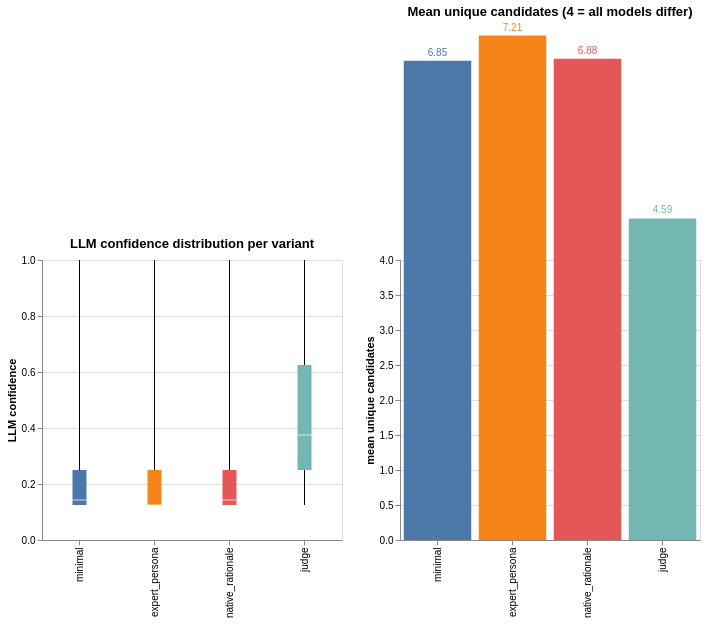

The code cell stored with this chart in its notebook:
### Markdown cell above
## §2 — Within Prompt × Across Services
_Cross-service agreement per prompt variant_

For each prompt variant independently: how much do the eight LLM services agree on the same translation? High agreement means all models converge on the same answer when asked the same way. Low agreement means models have genuinely different outputs regardless of the prompt.

Key metric: **LLM confidence** = fraction of services agreeing on the most common translation within a (language, variant).

### Code cell
plot_data = scored_df[scored_df['llm_total_services'] > 0].copy()

box = alt.Chart(plot_data).mark_boxplot(extent='min-max').encode(
    x=alt.X('prompt_variant:N', sort=VARIANTS, title=None),
    y=alt.Y('llm_confidence:Q', scale=alt.Scale(domain=[0, 1]),
            title='LLM confidence'),
    color=alt.Color('prompt_variant:N', sort=VARIANTS, legend=None),
    tooltip=['prompt_variant:N', 'llm_confidence:Q'],
).properties(width=300, height=280,
             title='LLM confidence distribution per variant')

cands = (plot_data.groupby('prompt_variant')['llm_unique_candidates']
         .mean().reset_index()
         .rename(columns={'llm_unique_candidates': 'mean_unique_candidates'}))
bar = alt.Chart(cands).mark_bar().encode(
    x=alt.X('prompt_variant:N', sort=VARIANTS, title=None),
    y=alt.Y('mean_unique_candidates:Q', title='mean unique candidates',
            scale=alt.Scale(domain=[0, 4])),
    color=alt.Color('prompt_variant:N', sort=VARIANTS, legend=None),
    tooltip=['prompt_variant:N',
             alt.Tooltip('mean_unique_candidates:Q', format='.2f')],
).properties(width=300, height=280,
             title='Mean unique candidates (4 = all models differ)')
bar_text = bar.mark_text(dy=-8, fontSize=10).encode(
    text=alt.Text('mean_unique_candidates:Q', format='.2f'))

box | (bar + bar_text)

### Figure 1 — Vega specification as saved in the notebook (floating-point values rounded to 4 significant figures)
{"$schema": "https://vega.github.io/schema/vega/v6.json", "data": [{"name": "source_0"}, {"name": "data_0"}, {"name": "data_2", "values": [{"lower_box_llm_confidence": 0.125, "lower_whisker_llm_confidence": 0.125, "mid_box_llm_confidence": 0.1429, "prompt_variant": "minimal", "upper_box_llm_confidence": 0.25, "upper_whisker_llm_confidence": 1.0}, {"lower_box_llm_confidence": 0.125, "lower_whisker_llm_confidence": 0.125, "mid_box_llm_confidence": 0.125, "prompt_variant": "expert_persona", "upper_box_llm_confidence": 0.25, "upper_whisker_llm_confidence": 1.0}, {"lower_box_llm_confidence": 0.125, "lower_whisker_llm_confidence": 0.125, "mid_box_llm_confidence": 0.1429, "prompt_variant": "native_rationale", "upper_box_llm_confidence": 0.25, "upper_whisker_llm_confidence": 1.0}, {"lower_box_llm_confidence": 0.25, "lower_whisker_llm_confidence": 0.125, "mid_box_llm_confidence": 0.375, "prompt_variant": "judge", "upper_box_llm_confidence": 0.625, "upper_whisker_llm_confidence": 1.0}]}, {"name": "data_3", "values": [{"lower_box_llm_confidence": 0.125, "lower_whisker_llm_confidence": 0.125, "mid_box_llm_confidence": 0.1429, "prompt_variant": "minimal", "upper_box_llm_confidence": 0.25, "upper_whisker_llm_confidence": 1.0}, {"lower_box_llm_confidence": 0.125, "lower_whisker_llm_confidence": 0.125, "mid_box_llm_confidence": 0.125, "prompt_variant": "expert_persona", "upper_box_llm_confidence": 0.25, "upper_whisker_llm_confidence": 1.0}, {"lower_box_llm_confidence": 0.125, "lower_whisker_llm_confidence": 0.125, "mid_box_llm_confidence": 0.1429, "prompt_variant": "native_rationale", "upper_box_llm_confidence": 0.25, "upper_whisker_llm_confidence": 1.0}, {"lower_box_llm_confidence": 0.25, "lower_whisker_llm_confidence": 0.125, "mid_box_llm_confidence": 0.375, "prompt_variant": "judge", "upper_box_llm_confidence": 0.625, "upper_whisker_llm_confidence": 1.0}]}, {"name": "data_4"}, {"name": "data_6", "values": [{"lower_box_llm_confidence": 0.125, "lower_whisker_llm_confidence": 0.125, "mid_box_llm_confidence": 0.1429, "prompt_variant": "minimal", "upper_box_llm_confidence": 0.25, "upper_whisker_llm_confidence": 1.0}, {"lower_box_llm_confidence": 0.125, "lower_whisker_llm_confidence": 0.125, "mid_box_llm_confidence": 0.125, "prompt_variant": "expert_persona", "upper_box_llm_confidence": 0.25, "upper_whisker_llm_confidence": 1.0}, {"lower_box_llm_confidence": 0.125, "lower_whisker_llm_confidence": 0.125, "mid_box_llm_confidence": 0.1429, "prompt_variant": "native_rationale", "upper_box_llm_confidence": 0.25, "upper_whisker_llm_confidence": 1.0}, {"lower_box_llm_confidence": 0.25, "lower_whisker_llm_confidence": 0.125, "mid_box_llm_confidence": 0.375, "prompt_variant": "judge", "upper_box_llm_confidence": 0.625, "upper_whisker_llm_confidence": 1.0}]}, {"name": "data_7", "values": [{"lower_box_llm_confidence": 0.125, "lower_whisker_llm_confidence": 0.125, "mid_box_llm_confidence": 0.1429, "prompt_variant": "minimal", "upper_box_llm_confidence": 0.25, "upper_whisker_llm_confidence": 1.0}, {"lower_box_llm_confidence": 0.125, "lower_whisker_llm_confidence": 0.125, "mid_box_llm_confidence": 0.125, "prompt_variant": "expert_persona", "upper_box_llm_confidence": 0.25, "upper_whisker_llm_confidence": 1.0}, {"lower_box_llm_confidence": 0.125, "lower_whisker_llm_confidence": 0.125, "mid_box_llm_confidence": 0.1429, "prompt_variant": "native_rationale", "upper_box_llm_confidence": 0.25, "upper_whisker_llm_confidence": 1.0}, {"lower_box_llm_confidence": 0.25, "lower_whisker_llm_confidence": 0.125, "mid_box_llm_confidence": 0.375, "prompt_variant": "judge", "upper_box_llm_confidence": 0.625, "upper_whisker_llm_confidence": 1.0}]}, {"name": "source_1"}, {"name": "data_9", "values": [{"mean_unique_candidates": 7.206, "mean_unique_candidates_end": 7.206, "mean_unique_candidates_start": 0.0, "prompt_variant": "expert_persona"}, {"mean_unique_candidates": 4.593, "mean_unique_candidates_end": 4.593, "mean_unique_candidates_start": 0.0, "prompt_variant": "judge"}, {"mean_unique_candidates": 6.848, "mean_unique_candidates_end": 6.848, "mean_unique_candidates_start": 0.0, "prompt_variant": "minimal"}, {"mean_unique_candidates": 6.875, "mean_unique_candidates_end": 6.875, "mean_unique_candidates_start": 0.0, "prompt_variant": "native_rationale"}]}, {"name": "data_10", "values": [{"mean_unique_candidates": 7.206, "prompt_variant": "expert_persona"}, {"mean_unique_candidates": 4.593, "prompt_variant": "judge"}, {"mean_unique_candidates": 6.848, "prompt_variant": "minimal"}, {"mean_unique_candidates": 6.875, "prompt_variant": "native_rationale"}]}, {"name": "data_4_color_domain_prompt_variant_0", "values": [{"prompt_variant": "minimal", "sort_field": 0.0}, {"prompt_variant": "expert_persona", "sort_field": 1.0}, {"prompt_variant": "native_rationale", "sort_field": 2.0}, {"prompt_variant": "judge", "sort_field": 3.0}]}, {"name": "source_1_color_domain_prompt_variant_1", "values": [{"prompt_variant": "expert_persona", "sort_field": 1.0}, {"prompt_variant": "judge", "sort_field": 3.0}, {"prompt_variant": "minimal", "sort_field": 0.0}, {"prompt_variant": "native_rationale", "sort_field": 2.0}]}, {"name": "data_0_concat_0_x_domain_prompt_variant_0", "values": [{"prompt_variant": "minimal", "sort_field": 0.0}, {"prompt_variant": "expert_persona", "sort_field": 1.0}, {"prompt_variant": "native_rationale", "sort_field": 2.0}, {"prompt_variant": "judge", "sort_field": 3.0}]}, {"name": "data_4_concat_0_x_domain_prompt_variant_1", "values": [{"prompt_variant": "minimal", "sort_field": 0.0}, {"prompt_variant": "expert_persona", "sort_field": 1.0}, {"prompt_variant": "native_rationale", "sort_field": 2.0}, {"prompt_variant": "judge", "sort_field": 3.0}]}, {"name": "source_1_concat_1_x_domain_prompt_variant", "values": [{"prompt_variant": "expert_persona", "sort_field": 1.0}, {"prompt_variant": "judge", "sort_field": 3.0}, {"prompt_variant": "minimal", "sort_field": 0.0}, {"prompt_variant": "native_rationale", "sort_field": 2.0}]}], "signals": [{"name": "childWidth", "value": 300}], "marks": [{"type": "group", "name": "concat_0_group", "encode": {"update": {"height": {"signal": "height"}, "width": {"signal": "childWidth"}}}, "marks": [{"type": "rule", "name": "concat_0_layer_0_marks", "from": {"data": "data_2"}, "encode": {"update": {"tooltip": {"signal": "{\"Max of LLM confidence\": format(datum[\"upper_whisker_llm_confidence\"], \"\"), \"Q3 of LLM confidence\": format(datum[\"upper_box_llm_confidence\"], \"\"), \"Median of LLM confidence\": format(datum[\"mid_box_llm_confidence\"], \"\"), \"Q1 of LLM confidence\": format(datum[\"lower_box_llm_confidence\"], \"\"), \"Min of LLM confidence\": format(datum[\"lower_whisker_llm_confidence\"], \"\"), \"prompt_variant\": isValid(datum[\"prompt_variant\"]) ? datum[\"prompt_variant\"] : \"\"+datum[\"prompt_variant\"]}"}, "y2": {"field": "lower_box_llm_confidence", "scale": "concat_0_y"}, "stroke": {"value": "black"}, "x": {"field": "prompt_variant", "scale": "concat_0_x", "band": 0.5}, "y": {"field": "lower_whisker_llm_confidence", "scale": "concat_0_y"}}}, "style": ["rule", "boxplot-rule"], "aria": false}, {"type": "rule", "name": "concat_0_layer_1_marks", "from": {"data": "data_3"}, "encode": {"update": {"y": {"field": "upper_box_llm_confidence", "scale": "concat_0_y"}, "y2": {"field": "upper_whisker_llm_confidence", "scale": "concat_0_y"}, "tooltip": {"signal": "{\"Max of LLM confidence\": format(datum[\"upper_whisker_llm_confidence\"], \"\"), \"Q3 of LLM confidence\": format(datum[\"upper_box_llm_confidence\"], \"\"), \"Median of LLM confidence\": format(datum[\"mid_box_llm_confidence\"], \"\"), \"Q1 of LLM confidence\": format(datum[\"lower_box_llm_confidence\"], \"\"), \"Min of LLM confidence\": format(datum[\"lower_whisker_llm_confidence\"], \"\"), \"prompt_variant\": isValid(datum[\"prompt_variant\"]) ? datum[\"prompt_variant\"] : \"\"+datum[\"prompt_variant\"]}"}, "x": {"field": "prompt_variant", "scale": "concat_0_x", "band": 0.5}, "stroke": {"value": "black"}}}, "aria": false, "style": ["rule", "boxplot-rule"]}, {"type": "rect", "name": "concat_0_layer_2_marks", "from": {"data": "data_6"}, "encode": {"update": {"y2": {"field": "upper_box_llm_confidence", "scale": "concat_0_y"}, "fill": {"field": "prompt_variant", "scale": "color"}, "xc": {"field": "prompt_variant", "scale": "concat_0_x", "band": 0.5}, "y": {"field": "lower_box_llm_confidence", "scale": "concat_0_y"}, "tooltip": {"signal": "{\"Max of LLM confidence\": format(datum[\"upper_whisker_llm_confidence\"], \"\"), \"Q3 of LLM confidence\": format(datum[\"upper_box_llm_confidence\"], \"\"), \"Median of LLM confidence\": format(datum[\"mid_box_llm_confidence\"], \"\"), \"Q1 of LLM confidence\": format(datum[\"lower_box_llm_confidence\"], \"\"), \"Min of LLM confidence\": format(datum[\"lower_whisker_llm_confidence\"], \"\"), \"prompt_variant\": isValid(datum[\"prompt_variant\"]) ? datum[\"prompt_variant\"] : \"\"+datum[\"prompt_variant\"]}"}, "width": {"value": 14}}}, "style": ["bar", "boxplot-box"]}, {"type": "rect", "name": "concat_0_layer_3_marks", "from": {"data": "data_7"}, "encode": {"update": {"opacity": {"value": 0.7}, "fill": [{"field": "prompt_variant", "scale": "color", "test": "datum['lower_box_llm_confidence'] >= datum['upper_box_llm_confidence']"}, {"value": "white"}], "tooltip": {"signal": "{\"Max of LLM confidence\": format(datum[\"upper_whisker_llm_confidence\"], \"\"), \"Q3 of LLM confidence\": format(datum[\"upper_box_llm_confidence\"], \"\"), \"Median of LLM confidence\": format(datum[\"mid_box_llm_confidence\"], \"\"), \"Q1 of LLM confidence\": format(datum[\"lower_box_llm_confidence\"], \"\"), \"Min of LLM confidence\": format(datum[\"lower_whisker_llm_confidence\"], \"\"), \"prompt_variant\": isValid(datum[\"prompt_variant\"]) ? datum[\"prompt_variant\"] : \"\"+datum[\"prompt_variant\"]}"}, "xc": {"field": "prompt_variant", "scale": "concat_0_x", "band": 0.5}, "height": {"value": 1}, "width": {"value": 14}, "yc": {"field": "mid_box_llm_confidence", "scale": "concat_0_y"}}}, "aria": false, "style": ["tick", "boxplot-median"]}], "axes": [{"scale": "concat_0_y", "aria": false, "domain": false, "orient": "left", "labels": false, "gridScale": "concat_0_x", "zindex": 0, "grid": true, "maxExtent": 0, "minExtent": 0, "tickCount": {"signal": "ceil(height/40)"}, "ticks": false}, {"scale": "concat_0_x", "orient": "bottom", "zindex": 0, "labelAngle": 270, "labelAlign": "right", "grid": false, "labelBaseline": "middle"}, {"scale": "concat_0_y", "grid": false, "zindex": 0, "orient": "left", "title": "LLM confidence", "labelOverlap": true, "tickCount": {"signal": "ceil(height/40)"}}], "title": {"text": "LLM confidence distribution per variant", "frame": "group"}, "style": "cell"}, {"type": "group", "name": "concat_1_group", "encode": {"update": {"width": {"signal": "childWidth"}, "height": {"signal": "height"}}}, "marks": [{"type": "rect", "name": "concat_1_layer_0_marks", "from": {"data": "data_9"}, "encode": {"update": {"x": {"field": "prompt_variant", "scale": "concat_1_x"}, "y": {"field": "mean_unique_candidates_end", "scale": "concat_1_y"}, "tooltip": {"signal": "{\"prompt_variant\": isValid(datum[\"prompt_variant\"]) ? datum[\"prompt_variant\"] : \"\"+datum[\"prompt_variant\"], \"mean_unique_candidates\": format(datum[\"mean_unique_candidates\"], \".2f\")}"}, "fill": {"field": "prompt_variant", "scale": "color"}, "y2": {"field": "mean_unique_candidates_start", "scale": "concat_1_y"}, "width": {"signal": "max(0.25, bandwidth('concat_1_x'))"}}}, "style": ["bar"]}, {"type": "text", "name": "concat_1_layer_1_marks", "from": {"data": "data_10"}, "encode": {"update": {"align": {"value": "center"}, "dy": {"value": -8}, "y": {"field": "mean_unique_candidates", "scale": "concat_1_y"}, "text": {"signal": "format(datum[\"mean_unique_candidates\"], \".2f\")"}, "tooltip": {"signal": "{\"prompt_variant\": isValid(datum[\"prompt_variant\"]) ? datum[\"prompt_variant\"] : \"\"+datum[\"prompt_variant\"], \"mean_unique_candidates\": format(datum[\"mean_unique_candidates\"], \".2f\")}"}, "fontSize": {"value": 10}, "fill": {"field": "prompt_variant", "scale": "color"}, "x": {"field": "prompt_variant", "scale": "concat_1_x", "band": 0.5}, "baseline": {"value": "middle"}}}, "style": ["text"]}], "axes": [{"scale": "concat_1_y", "ticks": false, "grid": true, "maxExtent": 0, "domain": false, "labels": false, "aria": false, "orient": "left", "minExtent": 0, "zindex": 0, "tickCount": {"signal": "ceil(height/40)"}, "gridScale": "concat_1_x"}, {"scale": "concat_1_x", "orient": "bottom", "grid": false, "labelAngle": 270, "labelBaseline": "middle", "zindex": 0, "labelAlign": "right"}, {"scale": "concat_1_y", "orient": "left", "title": "mean unique candidates", "labelOverlap": true, "tickCount": {"signal": "ceil(height/40)"}, "zindex": 0, "grid": false}], "title": {"text": "Mean unique candidates (4 = all models differ)", "frame": "group"}, "style": "cell"}], "scales": [{"name": "color", "type": "ordinal", "domain": {"fields": [{"data": "data_4_color_domain_prompt_variant_0", "field": "prompt_variant"}, {"data": "source_1_color_domain_prompt_variant_1", "field": "prompt_variant"}], "sort": {"op": "max", "field": "sort_field"}}, "range": "category"}, {"name": "concat_0_x", "type": "band", "domain": {"fields": [{"data": "data_0_concat_0_x_domain_prompt_variant_0", "field": "prompt_variant"}, {"data": "data_4_concat_0_x_domain_prompt_variant_1", "field": "prompt_variant"}], "sort": {"op": "max", "field": "sort_field"}}, "range": [0, {"signal": "childWidth"}], "paddingOuter": 0, "paddingInner": 0}, {"name": "concat_0_y", "type": "linear", "domain": [0, 1], "range": [{"signal": "height"}, 0], "zero": true}, {"name": "concat_1_x", "type": "band", "domain": {"data": "source_1_concat_1_x_domain_prompt_variant", "field": "prompt_variant", "sort": {"op": "max", "field": "sort_field"}}, "range": [0, {"signal": "childWidth"}], "paddingOuter": 0.05, "paddingInner": 0.1}, {"name": "concat_1_y", "type": "linear", "domain": [0, 4], "range": [{"signal": "height"}, 0], "zero": true}], "padding": 5, "layout": {"padding": 20, "bounds": "full", "align": "each"}, "height": 280, "background": "white"}
